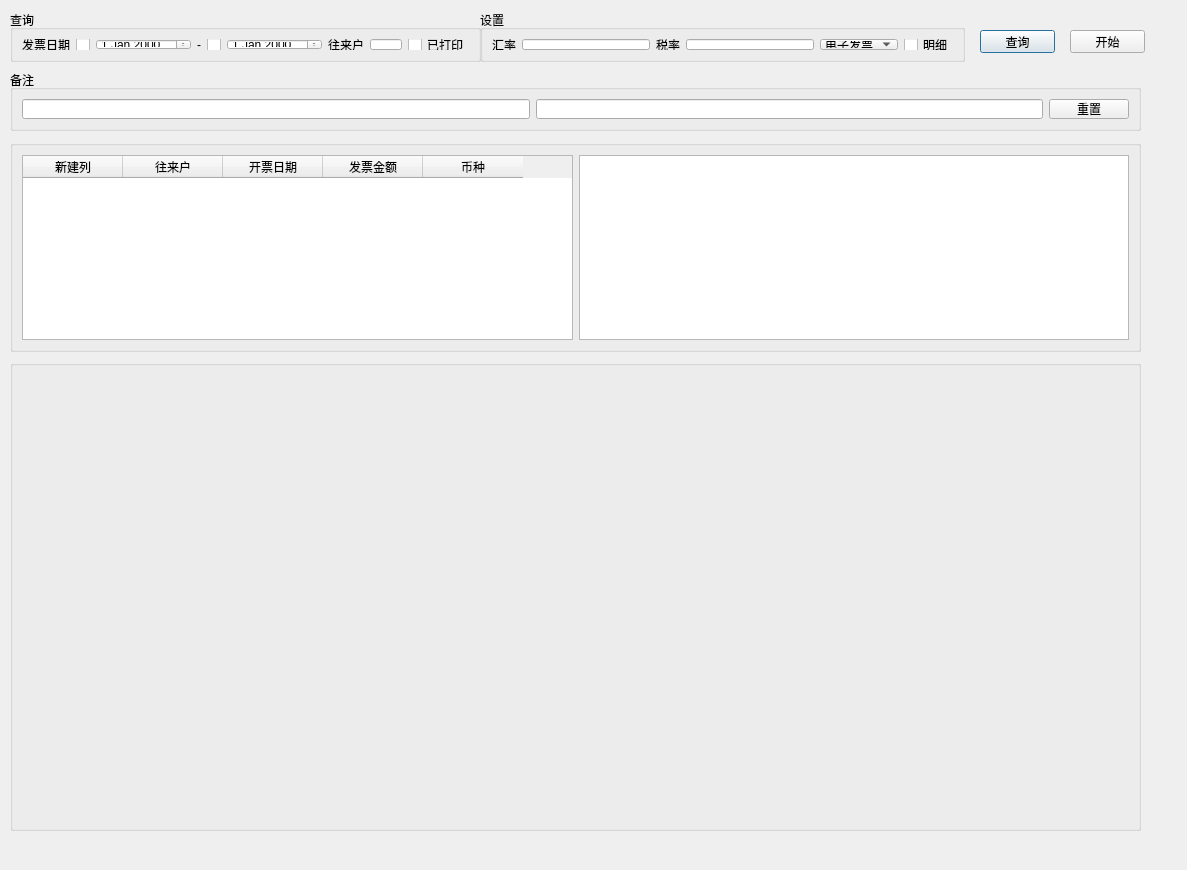
<?xml version="1.0" encoding="UTF-8"?>
<ui version="4.0">
 <class>mytest</class>
 <widget class="QDialog" name="mytest">
  <property name="geometry">
   <rect>
    <x>0</x>
    <y>0</y>
    <width>1187</width>
    <height>870</height>
   </rect>
  </property>
  <property name="windowTitle">
   <string>Dialog</string>
  </property>
  <widget class="QGroupBox" name="groupBox">
   <property name="geometry">
    <rect>
     <x>10</x>
     <y>10</y>
     <width>471</width>
     <height>52</height>
    </rect>
   </property>
   <property name="title">
    <string>查询</string>
   </property>
   <layout class="QHBoxLayout" name="horizontalLayout">
    <item>
     <widget class="QLabel" name="label">
      <property name="text">
       <string>发票日期</string>
      </property>
     </widget>
    </item>
    <item>
     <widget class="QCheckBox" name="checkBox">
      <property name="text">
       <string/>
      </property>
     </widget>
    </item>
    <item>
     <widget class="QDateEdit" name="dateEdit"/>
    </item>
    <item>
     <widget class="QLabel" name="label_2">
      <property name="text">
       <string>-</string>
      </property>
     </widget>
    </item>
    <item>
     <widget class="QCheckBox" name="checkBox_2">
      <property name="text">
       <string/>
      </property>
     </widget>
    </item>
    <item>
     <widget class="QDateEdit" name="dateEdit_2"/>
    </item>
    <item>
     <widget class="QLabel" name="label_3">
      <property name="text">
       <string>往来户</string>
      </property>
     </widget>
    </item>
    <item>
     <widget class="QLineEdit" name="lineEdit"/>
    </item>
    <item>
     <widget class="QCheckBox" name="checkBox_3">
      <property name="text">
       <string>已打印</string>
      </property>
     </widget>
    </item>
   </layout>
  </widget>
  <widget class="QGroupBox" name="groupBox_2">
   <property name="geometry">
    <rect>
     <x>480</x>
     <y>10</y>
     <width>485</width>
     <height>52</height>
    </rect>
   </property>
   <property name="title">
    <string>设置</string>
   </property>
   <layout class="QHBoxLayout" name="horizontalLayout_2">
    <item>
     <widget class="QLabel" name="label_4">
      <property name="text">
       <string>汇率</string>
      </property>
     </widget>
    </item>
    <item>
     <widget class="QLineEdit" name="lineEdit_2"/>
    </item>
    <item>
     <widget class="QLabel" name="label_5">
      <property name="text">
       <string>税率</string>
      </property>
     </widget>
    </item>
    <item>
     <widget class="QLineEdit" name="lineEdit_3"/>
    </item>
    <item>
     <widget class="QComboBox" name="comboBox">
      <item>
       <property name="text">
        <string>电子发票</string>
       </property>
      </item>
      <item>
       <property name="text">
        <string>纸质发票</string>
       </property>
      </item>
     </widget>
    </item>
    <item>
     <widget class="QCheckBox" name="checkBox_4">
      <property name="text">
       <string>明细</string>
      </property>
     </widget>
    </item>
   </layout>
  </widget>
  <widget class="QPushButton" name="pushButton">
   <property name="geometry">
    <rect>
     <x>980</x>
     <y>30</y>
     <width>75</width>
     <height>23</height>
    </rect>
   </property>
   <property name="text">
    <string>查询</string>
   </property>
  </widget>
  <widget class="QPushButton" name="pushButton_2">
   <property name="geometry">
    <rect>
     <x>1070</x>
     <y>30</y>
     <width>75</width>
     <height>23</height>
    </rect>
   </property>
   <property name="text">
    <string>开始</string>
   </property>
  </widget>
  <widget class="QGroupBox" name="groupBox_3">
   <property name="geometry">
    <rect>
     <x>10</x>
     <y>360</y>
     <width>1131</width>
     <height>471</height>
    </rect>
   </property>
   <property name="title">
    <string/>
   </property>
  </widget>
  <widget class="QGroupBox" name="groupBox_4">
   <property name="geometry">
    <rect>
     <x>10</x>
     <y>70</y>
     <width>1131</width>
     <height>61</height>
    </rect>
   </property>
   <property name="title">
    <string>备注</string>
   </property>
   <layout class="QHBoxLayout" name="horizontalLayout_3">
    <item>
     <widget class="QLineEdit" name="lineEdit_4"/>
    </item>
    <item>
     <widget class="QLineEdit" name="lineEdit_5"/>
    </item>
    <item>
     <widget class="QPushButton" name="pushButton_3">
      <property name="text">
       <string>重置</string>
      </property>
     </widget>
    </item>
   </layout>
  </widget>
  <widget class="QGroupBox" name="groupBox_5">
   <property name="geometry">
    <rect>
     <x>10</x>
     <y>140</y>
     <width>1131</width>
     <height>212</height>
    </rect>
   </property>
   <property name="title">
    <string/>
   </property>
   <layout class="QHBoxLayout" name="horizontalLayout_4">
    <item>
     <widget class="QTableWidget" name="tableWidget">
      <column>
       <property name="text">
        <string>新建列</string>
       </property>
      </column>
      <column>
       <property name="text">
        <string>往来户</string>
       </property>
      </column>
      <column>
       <property name="text">
        <string>开票日期</string>
       </property>
      </column>
      <column>
       <property name="text">
        <string>发票金额</string>
       </property>
      </column>
      <column>
       <property name="text">
        <string>币种</string>
       </property>
      </column>
     </widget>
    </item>
    <item>
     <widget class="QTableView" name="tableView"/>
    </item>
   </layout>
  </widget>
 </widget>
 <resources/>
 <connections>
  <connection>
   <sender>checkBox</sender>
   <signal>toggled(bool)</signal>
   <receiver>dateEdit</receiver>
   <slot>setEnabled(bool)</slot>
   <hints>
    <hint type="sourcelabel">
     <x>75</x>
     <y>57</y>
    </hint>
    <hint type="destinationlabel">
     <x>194</x>
     <y>60</y>
    </hint>
   </hints>
  </connection>
  <connection>
   <sender>checkBox_2</sender>
   <signal>toggled(bool)</signal>
   <receiver>dateEdit_2</receiver>
   <slot>setEnabled(bool)</slot>
   <hints>
    <hint type="sourcelabel">
     <x>201</x>
     <y>41</y>
    </hint>
    <hint type="destinationlabel">
     <x>255</x>
     <y>41</y>
    </hint>
   </hints>
  </connection>
 </connections>
</ui>
